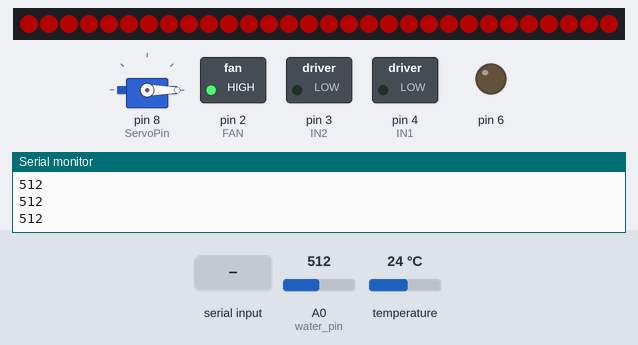
The sketch below on a simulated Arduino Uno, built with avr-gcc and run on an emulated ATmega328P. Shown: servo, 30 RGB LEDs in strip order, left to right, switched loads named in the sketch (green lamp = pin HIGH), output pins drawn as LEDs (lit = HIGH), the last lines printed to the serial monitor. The test bench sets the inputs (shaded band); at power-on: A0 (water_pin) = 512, temperature 24 °C. Dim RGB values are drawn brighter than linear.

Above: at 6.3 s.
6.4 s: "FEED 150\n" received over Serial
At 7.2 s:
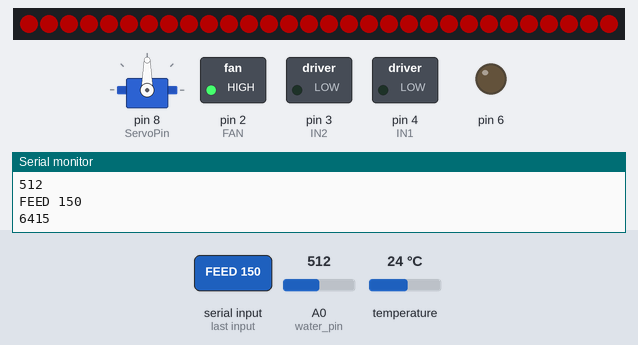
Timing chart, 0 to 19.9 s (numbered marks = the images above; inputs shaded):
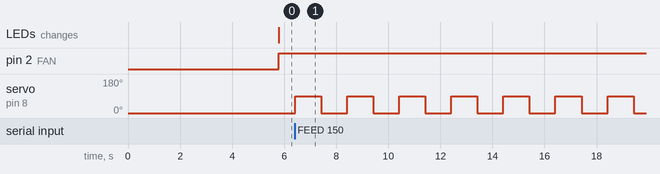

The sketch:

Aquarium_sensor.ino
```cpp
#include <FastLED.h>
#include <Servo.h>
#include <OneWire.h>
#include <DallasTemperature.h>

#define ServoPin    8 // 먹이 공급 모터
#define SensorPin A2  // pH 미터 아날로그 출력을 아두이노 아날로그 입력 2에 연결
#define Offset 0.00   // 보정값
#define ArrayLenth  40 // 수집 횟수
#define ONE_WIRE_BUS 7

#define FAN 2         // 팬 핀 설정
#define LED_PIN     9 // LED 스트립 핀
#define NUM_LEDS    30 // LED 개수
#define BRIGHTNESS  64
#define LED_TYPE    WS2811
#define COLOR_ORDER GRB

int IN1 = 4; // 모터 컨트롤1 핀
int IN2 = 3; // 모터 컨트롤2 핀
int water_pin = A0; // 물 센서 핀


// 여과기 핀코드 6번

Servo servoMotor;
CRGB leds[NUM_LEDS];
OneWire ourWire(ONE_WIRE_BUS);
DallasTemperature sensors(&ourWire);


int feedCount = 0;              // 먹이를 줄 횟수
unsigned long feedInterval = 0; // 먹이를 줄 시간 간격 (밀리초 단위)
unsigned long lastFeedTime = 0; // 마지막으로 먹이를 준 시간
bool feedingInProgress = false; // 먹이 주기가 진행 중인지 여부
String inputString;

int pHArray[ArrayLenth];        // 센서 피드백의 평균값 저장
int pHArrayIndex = 0;

bool waterSupplying = false; // 물 공급 중 여부 플래그

void setup() {
  Serial.begin(9600);
  sensors.begin();
  servoMotor.attach(ServoPin);
  servoMotor.write(0);

  FastLED.addLeds<LED_TYPE, LED_PIN, COLOR_ORDER>(leds, NUM_LEDS).setCorrection(TypicalLEDStrip);
  FastLED.setBrightness(BRIGHTNESS);

  // 초기 LED 설정
  fill_solid(leds, NUM_LEDS, CRGB::Black);
  FastLED.show();

  pinMode(FAN, OUTPUT);   // 팬 핀을 출력으로 설정
  digitalWrite(FAN, LOW); // 초기 상태를 꺼짐으로 설정

  pinMode(6, OUTPUT);   // 릴레이 핀을 출력으로 설정
  digitalWrite(6, LOW); // 초기 상태를 꺼짐으로 설정

  pinMode(IN1,OUTPUT);  // 모터 컨트롤1 핀
  pinMode(IN2,OUTPUT);  // 모터 컨트롤2 핀
}

void loop() {
  feedSetting(); // 먹이 공급 세팅
  static unsigned long samplingTime = millis();
  static float pHValue = 0, voltage = 0, temperatureC = 0;

  // pH 센서 및 온도 센서 샘플링
  if (millis() - samplingTime > 5000) { // 샘플링 간격을 5초로 설정 (5000 밀리초)
    // pH 센서 샘플링
    pHArray[pHArrayIndex++] = analogRead(SensorPin);
    if (pHArrayIndex == ArrayLenth) pHArrayIndex = 0;
    voltage = avergearray(pHArray, ArrayLenth) * 5.0 / 1024.0;
    pHValue = 3.5 * voltage + Offset;

    // 온도 센서 샘플링
    sensors.requestTemperatures();
    temperatureC = sensors.getTempCByIndex(0);

    // pH 값 및 온도 값 출력
    Serial.print(pHValue, 2);
    Serial.print(",");
    Serial.println(temperatureC, 2);

    // 온도가 25도 이상일 때 팬을 켬
    if (temperatureC < 25) {
      digitalWrite(FAN, HIGH);
    } else {
      digitalWrite(FAN, LOW);
    }

    // 온도가 21도 이일 때 LED를 빨간색으로 설정
    if (temperatureC >= 21.0) {
      fill_solid(leds, NUM_LEDS, CRGB::Red);
    } else if (temperatureC < 27) {
      fill_solid(leds, NUM_LEDS, CRGB::Black);
    }


if (pHValue < 0) {
  // pH 농도가 6.5보다 작은 경우
  digitalWrite(6, HIGH); // 릴레이 켜기
} else if (pHValue <= 5 || pHValue >= 7) {
  // pH 농도가 7.5보다 큰 경우
  digitalWrite(6, LOW); // 릴레이 끄기
}
  else if (pHValue < 7) {
  // pH 농도가 7.5보다 큰 경우
  digitalWrite(6, HIGH); // 릴레이 끄기
}
  else {
  // pH 농도가 6.5에서 7.5 사이인 경우
  // 다른 동작을 수행하거나 그냥 아무것도 하지 않습니다.
}


    FastLED.show();
    samplingTime = millis(); // 샘플링 시간 업데이트
  }

// 물 센서 값 읽기
  int val = analogRead(water_pin);
  Serial.println(val);

  // 물 센서 값에 따른 제어
  if (val <= 300) {
    StartA();
    waterSupplying = true; // 물 공급 중
  } else {
    if (waterSupplying) {
      StopA();
      waterSupplying = false; // 물 공급 종료
    }
  }

}

/*==============================================
  먹이 공급 설정
==============================================*/

void feedSetting() {
  if (Serial.available() > 0) {
    inputString = Serial.readStringUntil('\n');
    Serial.println(inputString);
    inputString.trim();                       // 문자열 앞뒤 공백 제거
    if (inputString.startsWith("FEED")) {
      feedingInProgress = false;              // 현재 진행 중인 먹이 주기 작업 중단
      processInput(inputString);
    }
  }

  if (feedingInProgress && millis() - lastFeedTime >= feedInterval) {
    lastFeedTime = millis();                  // 마지막 먹이 주기 시간 업데이트
    Serial.println(lastFeedTime);
    for(int i = 0; i < feedCount; i++) {
      feedFish();
    }
  }

  static unsigned long previousPrintTime = 0;
  if (feedingInProgress && millis() - previousPrintTime >= 1000) { // 매 1초마다
    previousPrintTime = millis();
    Serial.print("Elapsed Time: ");
    Serial.print(previousPrintTime / 1000);
    Serial.println(" seconds");
  }
}

void processInput(String input) {
  feedCount = getFeedCount(input);            // 먹이 공급 횟수 추출
  feedInterval = getTimeDelay(input) * 1000;  // 주어진 간격을 밀리초로 변환
  feedingInProgress = true;                   // 먹이 주기 시작
  lastFeedTime = millis() - feedInterval;     // 즉시 첫 번째 먹이 주기를 시작하기 위해 설정
}

void feedFish() {
  servoMotor.write(90);
  delay(1000);
  servoMotor.write(0);
  delay(1000);
}

int getFeedCount(String input) {
  String feedCountString = input.substring(input.indexOf(' ') + 1, input.indexOf('T') - 1);
  return feedCountString.toInt(); // 횟수 반환
}

long getTimeDelay(String input) {
  int timeIndex = input.indexOf("TIME") + 5;
  String timeString = input.substring(timeIndex);
  int colonIndex = timeString.indexOf(":");
  int hours = timeString.substring(0, colonIndex).toInt();
  int minutes = timeString.substring(colonIndex + 1).toInt();

  return (hours * 3600 + minutes * 60); // 지연 시간을 초 단위로 반환
}

double avergearray(int *arr, int number) {
  int i;
  int max, min;
  double avg;
  long amount = 0;
  if (number <= 0) {
    return 0;
  }
  if (number < 5) {   // 5보다 작으면 직접 계산
    for (i = 0; i < number; i++) {
      amount += arr[i];
    }
    avg = amount / number;
    return avg;
  } else {
    if (arr[0] < arr[1]) {
      min = arr[0];
      max = arr[1];
    } else {
      min = arr[1];
      max = arr[0];
    }
    for (i = 2; i < number; i++) {
      if (arr[i] < min) {
        amount += min;        // arr < min
        min = arr[i];
      } else {
        if (arr[i] > max) {
          amount += max;    // arr > max
          max = arr[i];
        } else {
          amount += arr[i]; // min <= arr <= max
        }
      }
    }
    avg = (double)amount / (number - 2);
  }
  return avg;
}


void StartA() {
  digitalWrite(IN1, HIGH);
  digitalWrite(IN2, LOW);
}

// 모터A 정지
void StopA() {
  digitalWrite(IN1, LOW);
  digitalWrite(IN2, LOW);
}
```

Measured:
- after the input at 6.4 s, servo on pin 8 (ServoPin): alternates 90° for 1.0 s and 0° for 1.0 s, starting at once
